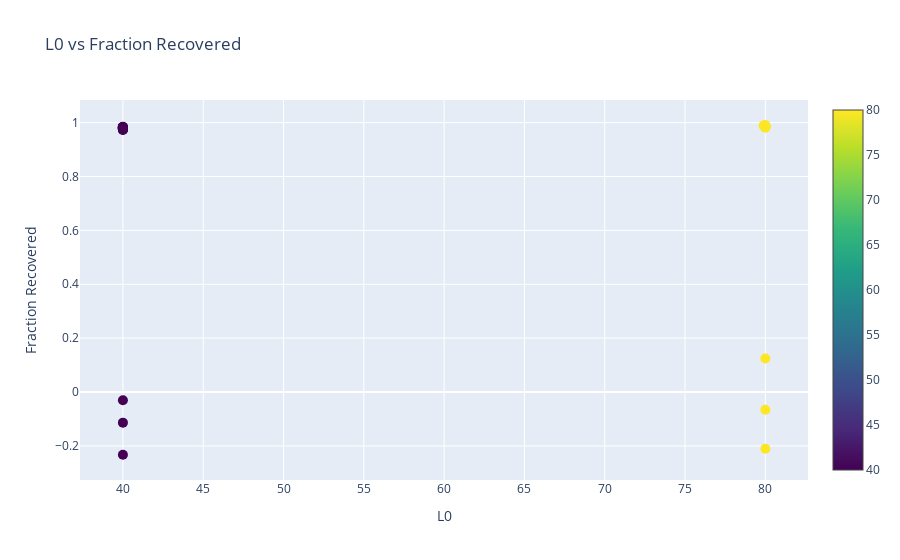

The cell this chart's notebook holds for it:
### Code cell
# Another way to generate graphs, where you manually populate sweep_name and submodule_trainers
sweep_name = "pythia70m_test_sae"
submodule_trainers = {"resid_post_layer_3": {"trainer_ids": [0]}}

# Current recommended way to generate graphs. You can copy paste ae_sweep_paths directly from bib_intervention.py
ae_sweep_paths = {
    "pythia70m_sweep_standard_ctx128_0712": {"resid_post_layer_3": {"trainer_ids": [1, 7, 11, 18]}}
}

# trainer_ids = [2, 6, 10, 14, 18]
trainer_ids = None

ae_sweep_paths = {
    "pythia70m_sweep_standard_ctx128_0712": {
        # "resid_post_layer_0": {"trainer_ids": None},
        # "resid_post_layer_1": {"trainer_ids": None},
        # "resid_post_layer_2": {"trainer_ids": None},
        "resid_post_layer_3": {"trainer_ids": trainer_ids},
        # "resid_post_layer_4": {"trainer_ids": None},
    },
    "pythia70m_sweep_topk_ctx128_0730": {
        # "resid_post_layer_0": {"trainer_ids": None},
        # "resid_post_layer_1": {"trainer_ids": None},
        # "resid_post_layer_2": {"trainer_ids": None},
        # "resid_post_layer_3": {"trainer_ids": None},
        # "resid_post_layer_4": {"trainer_ids": None},
        "resid_post_layer_3": {"trainer_ids": trainer_ids},
    },
    # "pythia70m_sweep_gated_ctx128_0730": {
    #     # "resid_post_layer_0": {"trainer_ids": None},
    #     # "resid_post_layer_1": {"trainer_ids": None},
    #     # "resid_post_layer_2": {"trainer_ids": None},
    #     # "resid_post_layer_3": {"trainer_ids": None},
    #     # "resid_post_layer_4": {"trainer_ids": None},
    #     "resid_post_layer_3": {"trainer_ids": trainer_ids},
    # },
}

# ae_sweep_paths = {
#     "pythia70m_sweep_topk_ctx128_0730": {
#         # "resid_post_layer_0": {"trainer_ids": None},
#         # "resid_post_layer_1": {"trainer_ids": None},
#         # "resid_post_layer_2": {"trainer_ids": None},
#         "resid_post_layer_3": {"trainer_ids": None},
#         # "resid_post_layer_4": {"trainer_ids": None},
#     }
# }

trainer_ids = None
# trainer_ids = [1]

ae_sweep_paths = {
    "gemma-2-2b_sweep_standard_ctx128_ef8_0824": {
        # "resid_post_layer_12": {"trainer_ids": trainer_ids},
        "resid_post_layer_15": {"trainer_ids": trainer_ids},
        # "resid_post_layer_19": {"trainer_ids": trainer_ids},
        # "resid_post_layer_20": {"trainer_ids": trainer_ids},
    },
    "gemma-2-2b_sweep_topk_ctx128_ef8_0824": {
        # "resid_post_layer_12": {"trainer_ids": trainer_ids},
        # "resid_post_layer_11": {"trainer_ids": trainer_ids},
        "resid_post_layer_15": {"trainer_ids": trainer_ids},
        # "resid_post_layer_19": {"trainer_ids": trainer_ids},
        # "resid_post_layer_20": {"trainer_ids": trainer_ids},
    },
    "gemma-2-2b_sweep_jumprelu_0902": {
        "resid_post_layer_15": {"trainer_ids": trainer_ids},
        # "resid_post_layer_19": {"trainer_ids": trainer_ids},
    },
}

# trainer_ids = None
# ae_sweep_paths = {
#     "gemma-2-2b_sweep_jumprelu_0902_probe_layer24_results": {
#         "resid_post_layer_11": {"trainer_ids": trainer_ids},
#     },
#     "gemma-2-2b_sweep_standard_ctx128_ef8_0824_probe_layer24_results": {
#         "resid_post_layer_11": {"trainer_ids": trainer_ids},
#     },
#     "gemma-2-2b_sweep_topk_ctx128_ef8_0824_probe_layer24_results": {
#         "resid_post_layer_11": {"trainer_ids": trainer_ids},
#     },
#     "gemma-2-2b_sweep_standard_ctx128_ef2_0824_probe_layer_24_results": {
#         "resid_post_layer_11": {"trainer_ids": trainer_ids},
#     },
#     "gemma-2-2b_sweep_topk_ctx128_ef2_0824_probe_layer_24_results": {
#         "resid_post_layer_11": {"trainer_ids": trainer_ids},
#     },
# }

# ae_sweep_paths = {
#     "gemma-2-2b_sweep_standard_ctx128_ef8_0824_probe_layer20_results": {
#         "resid_post_layer_11": {"trainer_ids": trainer_ids},
#     },
#     "gemma-2-2b_sweep_topk_ctx128_ef8_0824_probe_layer20_results": {
#         "resid_post_layer_11": {"trainer_ids": trainer_ids},
#     },
# }

ae_sweep_paths = {
    "gemma-2-2b_sweep_topk_ctx128_ef8_0824": {
        "resid_post_layer_11_checkpoints": {"trainer_ids": trainer_ids},
        "resid_post_layer_15_checkpoints": {"trainer_ids": trainer_ids},
        "resid_post_layer_19_checkpoints": {"trainer_ids": trainer_ids},
    },
}


sweep_name = list(ae_sweep_paths.keys())[0]
submodule_trainers = ae_sweep_paths[sweep_name]


ae_paths = []

for sweep_name, submodule_trainers in ae_sweep_paths.items():
    ae_group_paths = utils.get_ae_group_paths(DICTIONARIES_PATH, sweep_name, submodule_trainers)
    ae_paths.extend(utils.get_ae_paths(ae_group_paths))

l0_loss_recovered_results = get_l0_frac_recovered(ae_paths)
plotting_results = add_ae_config_results(ae_paths, l0_loss_recovered_results)

filename_filter = ""

l0_threshold = 500
l0_threshold = None

plotting_results = filter_by_l0_threshold(plotting_results, l0_threshold)

title = "L0 vs Fraction Recovered vs Sparsity Penalty"

custom_metric = "l1_penalty"

plot_3var_graph(plotting_results, title, custom_metric)
plot_interactive_3var_graph(plotting_results, custom_metric)

# At this point, if there's any additional .json files located alongside the ae.pt and eval_results.json
# You can easily adapt them to be included in the plotting_results dictionary by using something similar to add_ae_config_results()

### Figure 1 — Plotly figure (JSON) as saved in the notebook; plotly's stock layout.template omitted (floating-point values rounded to 4 significant figures)
{"data": [{"hoverinfo": "text", "marker": {"color": [40, 40, 40, 40, 40, 80, 80, 80, 80, 80, 40, 80, 40, 40, 40, 40, 40, 80, 80, 80, 80, 80, 80, 40, 40, 40, 40, 40, 40, 80, 80, 80, 80, 80, 80, 40], "colorscale": [[0, "#440154"], [0.1111, "#482878"], [0.2222, "#3e4989"], [0.3333, "#31688e"], [0.4444, "#26828e"], [0.5556, "#1f9e89"], [0.6667, "#35b779"], [0.7778, "#6ece58"], [0.8889, "#b5de2b"], [1, "#fde725"]], "showscale": true, "size": 10}, "mode": "markers", "text": ["AE Path: ../dictionary_learning/dictionaries/gemma-2-2b_sweep_topk_ctx128_ef8_0824/resid_post_layer_11_checkpoints/trainer_1_step_0<br>L0: 40.0000<br>Frac Recovered: -0.1137<br>Custom Metric: 40.0000<br>Dict Size: 18432.0000<br>LR: 0.0002<br>L1 Penalty: 40.0000", "AE Path: ../dictionary_learning/dictionaries/gemma-2-2b_sweep_topk_ctx128_ef8_0824/resid_post_layer_11_checkpoints/trainer_1_step_19528<br>L0: 40.0000<br>Frac Recovered: 0.9831<br>Custom Metric: 40.0000<br>Dict Size: 18432.0000<br>LR: 0.0002<br>L1 Penalty: 40.0000", "AE Path: ../dictionary_learning/dictionaries/gemma-2-2b_sweep_topk_ctx128_ef8_0824/resid_post_layer_11_checkpoints/trainer_1_step_29292<br>L0: 39.9833<br>Frac Recovered: 0.9838<br>Custom Metric: 40.0000<br>Dict Size: 18432.0000<br>LR: 0.0002<br>L1 Penalty: 40.0000", "AE Path: ../dictionary_learning/dictionaries/gemma-2-2b_sweep_topk_ctx128_ef8_0824/resid_post_layer_11_checkpoints/trainer_1_step_4882<br>L0: 40.0000<br>Frac Recovered: 0.9771<br>Custom Metric: 40.0000<br>Dict Size: 18432.0000<br>LR: 0.0002<br>L1 Penalty: 40.0000", "AE Path: ../dictionary_learning/dictionaries/gemma-2-2b_sweep_topk_ctx128_ef8_0824/resid_post_layer_11_checkpoints/trainer_1_step_9764<br>L0: 40.0000<br>Frac Recovered: 0.9825<br>Custom Metric: 40.0000<br>Dict Size: 18432.0000<br>LR: 0.0002<br>L1 Penalty: 40.0000", "AE Path: ../dictionary_learning/dictionaries/gemma-2-2b_sweep_topk_ctx128_ef8_0824/resid_post_layer_11_checkpoints/trainer_2_step_0<br>L0: 80.0000<br>Frac Recovered: -0.2103<br>Custom Metric: 80.0000<br>Dict Size: 18432.0000<br>LR: 0.0002<br>L1 Penalty: 80.0000", "AE Path: ../dictionary_learning/dictionaries/gemma-2-2b_sweep_topk_ctx128_ef8_0824/resid_post_layer_11_checkpoints/trainer_2_step_19528<br>L0: 79.9000<br>Frac Recovered: 0.9897<br>Custom Metric: 80.0000<br>Dict Size: 18432.0000<br>LR: 0.0002<br>L1 Penalty: 80.0000", "AE Path: ../dictionary_learning/dictionaries/gemma-2-2b_sweep_topk_ctx128_ef8_0824/resid_post_layer_11_checkpoints/trainer_2_step_29292<br>L0: 80.0000<br>Frac Recovered: 0.9899<br>Custom Metric: 80.0000<br>Dict Size: 18432.0000<br>LR: 0.0002<br>L1 Penalty: 80.0000", "AE Path: ../dictionary_learning/dictionaries/gemma-2-2b_sweep_topk_ctx128_ef8_0824/resid_post_layer_11_checkpoints/trainer_2_step_4882<br>L0: 80.0000<br>Frac Recovered: 0.9861<br>Custom Metric: 80.0000<br>Dict Size: 18432.0000<br>LR: 0.0002<br>L1 Penalty: 80.0000", "AE Path: ../dictionary_learning/dictionaries/gemma-2-2b_sweep_topk_ctx128_ef8_0824/resid_post_layer_11_checkpoints/trainer_2_step_9764<br>L0: 80.0000<br>Frac Recovered: 0.9886<br>Custom Metric: 80.0000<br>Dict Size: 18432.0000<br>LR: 0.0002<br>L1 Penalty: 80.0000", "AE Path: ../dictionary_learning/dictionaries/gemma-2-2b_sweep_topk_ctx128_ef8_0824/resid_post_layer_11_checkpoints/trainer_1_step_48828<br>L0: 40.0000<br>Frac Recovered: 0.9844<br>Custom Metric: 40.0000<br>Dict Size: 18432.0000<br>LR: 0.0002<br>L1 Penalty: 40.0000", "AE Path: ../dictionary_learning/dictionaries/gemma-2-2b_sweep_topk_ctx128_ef8_0824/resid_post_layer_11_checkpoints/trainer_2_step_48828<br>L0: 79.9542<br>Frac Recovered: 0.9903<br>Custom Metric: 80.0000<br>Dict Size: 18432.0000<br>LR: 0.0002<br>L1 Penalty: 80.0000", "AE Path: ../dictionary_learning/dictionaries/gemma-2-2b_sweep_topk_ctx128_ef8_0824/resid_post_layer_15_checkpoints/trainer_1_step_0<br>L0: 40.0000<br>Frac Recovered: -0.2329<br>Custom Metric: 40.0000<br>Dict Size: 18432.0000<br>LR: 0.0002<br>L1 Penalty: 40.0000", "AE Path: ../dictionary_learning/dictionaries/gemma-2-2b_sweep_topk_ctx128_ef8_0824/resid_post_layer_15_checkpoints/trainer_1_step_19528<br>L0: 39.9958<br>Frac Recovered: 0.9789<br>Custom Metric: 40.0000<br>Dict Size: 18432.0000<br>LR: 0.0002<br>L1 Penalty: 40.0000", "AE Path: ../dictionary_learning/dictionaries/gemma-2-2b_sweep_topk_ctx128_ef8_0824/resid_post_layer_15_checkpoints/trainer_1_step_29292<br>L0: 39.9917<br>Frac Recovered: 0.9797<br>Custom Metric: 40.0000<br>Dict Size: 18432.0000<br>LR: 0.0002<br>L1 Penalty: 40.0000", "AE Path: ../dictionary_learning/dictionaries/gemma-2-2b_sweep_topk_ctx128_ef8_0824/resid_post_layer_15_checkpoints/trainer_1_step_4882<br>L0: 40.0000<br>Frac Recovered: 0.9736<br>Custom Metric: 40.0000<br>Dict Size: 18432.0000<br>LR: 0.0002<br>L1 Penalty: 40.0000", "AE Path: ../dictionary_learning/dictionaries/gemma-2-2b_sweep_topk_ctx128_ef8_0824/resid_post_layer_15_checkpoints/trainer_1_step_9764<br>L0: 40.0000<br>Frac Recovered: 0.9776<br>Custom Metric: 40.0000<br>Dict Size: 18432.0000<br>LR: 0.0002<br>L1 Penalty: 40.0000", "AE Path: ../dictionary_learning/dictionaries/gemma-2-2b_sweep_topk_ctx128_ef8_0824/resid_post_layer_15_checkpoints/trainer_2_step_0<br>L0: 80.0000<br>Frac Recovered: -0.0656<br>Custom Metric: 80.0000<br>Dict Size: 18432.0000<br>LR: 0.0002<br>L1 Penalty: 80.0000", "AE Path: ../dictionary_learning/dictionaries/gemma-2-2b_sweep_topk_ctx128_ef8_0824/resid_post_layer_15_checkpoints/trainer_2_step_19528<br>L0: 80.0000<br>Frac Recovered: 0.9874<br>Custom Metric: 80.0000<br>Dict Size: 18432.0000<br>LR: 0.0002<br>L1 Penalty: 80.0000", "AE Path: ../dictionary_learning/dictionaries/gemma-2-2b_sweep_topk_ctx128_ef8_0824/resid_post_layer_15_checkpoints/trainer_2_step_29292<br>L0: 79.9000<br>Frac Recovered: 0.9880<br>Custom Metric: 80.0000<br>Dict Size: 18432.0000<br>LR: 0.0002<br>L1 Penalty: 80.0000", "AE Path: ../dictionary_learning/dictionaries/gemma-2-2b_sweep_topk_ctx128_ef8_0824/resid_post_layer_15_checkpoints/trainer_2_step_4882<br>L0: 80.0000<br>Frac Recovered: 0.9839<br>Custom Metric: 80.0000<br>Dict Size: 18432.0000<br>LR: 0.0002<br>L1 Penalty: 80.0000", "AE Path: ../dictionary_learning/dictionaries/gemma-2-2b_sweep_topk_ctx128_ef8_0824/resid_post_layer_15_checkpoints/trainer_2_step_9764<br>L0: 80.0000<br>Frac Recovered: 0.9866<br>Custom Metric: 80.0000<br>Dict Size: 18432.0000<br>LR: 0.0002<br>L1 Penalty: 80.0000", "AE Path: ../dictionary_learning/dictionaries/gemma-2-2b_sweep_topk_ctx128_ef8_0824/resid_post_layer_15_checkpoints/trainer_2_step_48828<br>L0: 80.0000<br>Frac Recovered: 0.9884<br>Custom Metric: 80.0000<br>Dict Size: 18432.0000<br>LR: 0.0002<br>L1 Penalty: 80.0000", "AE Path: ../dictionary_learning/dictionaries/gemma-2-2b_sweep_topk_ctx128_ef8_0824/resid_post_layer_15_checkpoints/trainer_1_step_48828<br>L0: 40.0000<br>Frac Recovered: 0.9807<br>Custom Metric: 40.0000<br>Dict Size: 18432.0000<br>LR: 0.0002<br>L1 Penalty: 40.0000", "AE Path: ../dictionary_learning/dictionaries/gemma-2-2b_sweep_topk_ctx128_ef8_0824/resid_post_layer_19_checkpoints/trainer_1_step_0<br>L0: 40.0000<br>Frac Recovered: -0.0305<br>Custom Metric: 40.0000<br>Dict Size: 18432.0000<br>LR: 0.0002<br>L1 Penalty: 40.0000", "AE Path: ../dictionary_learning/dictionaries/gemma-2-2b_sweep_topk_ctx128_ef8_0824/resid_post_layer_19_checkpoints/trainer_1_step_19528<br>L0: 40.0000<br>Frac Recovered: 0.9767<br>Custom Metric: 40.0000<br>Dict Size: 18432.0000<br>LR: 0.0002<br>L1 Penalty: 40.0000", "AE Path: ../dictionary_learning/dictionaries/gemma-2-2b_sweep_topk_ctx128_ef8_0824/resid_post_layer_19_checkpoints/trainer_1_step_29292<br>L0: 40.0000<br>Frac Recovered: 0.9777<br>Custom Metric: 40.0000<br>Dict Size: 18432.0000<br>LR: 0.0002<br>L1 Penalty: 40.0000", "AE Path: ../dictionary_learning/dictionaries/gemma-2-2b_sweep_topk_ctx128_ef8_0824/resid_post_layer_19_checkpoints/trainer_1_step_4882<br>L0: 40.0000<br>Frac Recovered: 0.9729<br>Custom Metric: 40.0000<br>Dict Size: 18432.0000<br>LR: 0.0002<br>L1 Penalty: 40.0000", "AE Path: ../dictionary_learning/dictionaries/gemma-2-2b_sweep_topk_ctx128_ef8_0824/resid_post_layer_19_checkpoints/trainer_1_step_9764<br>L0: 40.0000<br>Frac Recovered: 0.9756<br>Custom Metric: 40.0000<br>Dict Size: 18432.0000<br>LR: 0.0002<br>L1 Penalty: 40.0000", "AE Path: ../dictionary_learning/dictionaries/gemma-2-2b_sweep_topk_ctx128_ef8_0824/resid_post_layer_19_checkpoints/trainer_2_step_19528<br>L0: 80.0000<br>Frac Recovered: 0.9847<br>Custom Metric: 80.0000<br>Dict Size: 18432.0000<br>LR: 0.0002<br>L1 Penalty: 80.0000", "AE Path: ../dictionary_learning/dictionaries/gemma-2-2b_sweep_topk_ctx128_ef8_0824/resid_post_layer_19_checkpoints/trainer_2_step_0<br>L0: 80.0000<br>Frac Recovered: 0.1242<br>Custom Metric: 80.0000<br>Dict Size: 18432.0000<br>LR: 0.0002<br>L1 Penalty: 80.0000", "AE Path: ../dictionary_learning/dictionaries/gemma-2-2b_sweep_topk_ctx128_ef8_0824/resid_post_layer_19_checkpoints/trainer_2_step_29292<br>L0: 80.0000<br>Frac Recovered: 0.9849<br>Custom Metric: 80.0000<br>Dict Size: 18432.0000<br>LR: 0.0002<br>L1 Penalty: 80.0000", "AE Path: ../dictionary_learning/dictionaries/gemma-2-2b_sweep_topk_ctx128_ef8_0824/resid_post_layer_19_checkpoints/trainer_2_step_4882<br>L0: 80.0000<br>Frac Recovered: 0.9815<br>Custom Metric: 80.0000<br>Dict Size: 18432.0000<br>LR: 0.0002<br>L1 Penalty: 80.0000", "AE Path: ../dictionary_learning/dictionaries/gemma-2-2b_sweep_topk_ctx128_ef8_0824/resid_post_layer_19_checkpoints/trainer_2_step_9764<br>L0: 80.0000<br>Frac Recovered: 0.9837<br>Custom Metric: 80.0000<br>Dict Size: 18432.0000<br>LR: 0.0002<br>L1 Penalty: 80.0000", "AE Path: ../dictionary_learning/dictionaries/gemma-2-2b_sweep_topk_ctx128_ef8_0824/resid_post_layer_19_checkpoints/trainer_2_step_48828<br>L0: 80.0000<br>Frac Recovered: 0.9854<br>Custom Metric: 80.0000<br>Dict Size: 18432.0000<br>LR: 0.0002<br>L1 Penalty: 80.0000", "AE Path: ../dictionary_learning/dictionaries/gemma-2-2b_sweep_topk_ctx128_ef8_0824/resid_post_layer_19_checkpoints/trainer_1_step_48828<br>L0: 40.0000<br>Frac Recovered: 0.9781<br>Custom Metric: 40.0000<br>Dict Size: 18432.0000<br>LR: 0.0002<br>L1 Penalty: 40.0000"], "type": "scatter", "x": [40, 40, 39.98, 40, 40, 80, 79.9, 80, 80, 80, 40, 79.95, 40, 40.0, 39.99, 40, 40, 80, 80, 79.9, 80, 80, 80, 40, 40, 40, 40, 40, 40, 80, 80, 80, 80, 80, 80, 40], "y": [-0.1137, 0.9831, 0.9838, 0.9771, 0.9825, -0.2103, 0.9897, 0.9899, 0.9861, 0.9886, 0.9844, 0.9903, -0.2329, 0.9789, 0.9797, 0.9736, 0.9776, -0.06557, 0.9874, 0.988, 0.9839, 0.9866, 0.9884, 0.9807, -0.03053, 0.9767, 0.9777, 0.9729, 0.9756, 0.9847, 0.1242, 0.9849, 0.9815, 0.9837, 0.9854, 0.9781]}], "layout": {"hovermode": "closest", "title": {"text": "L0 vs Fraction Recovered"}, "xaxis": {"title": {"text": "L0"}}, "yaxis": {"title": {"text": "Fraction Recovered"}}}}
